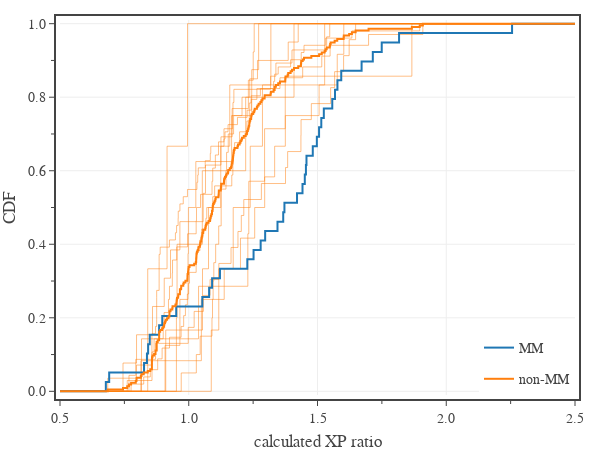

Here is the notebook cell this chart was saved with:
### Code cell
# plot CDF of eXP Ratio for different source books
plotColumn = 'eXP Ratio'
groups = {
    'MM': {'Book': ['MM'], 'color': '#1f77b4'},
    'non-MM': {'Book': ['VGtM','MToF','GGtR','ERftLW','EGtW','MOoT','VRGtR','FToD','SaCoC','MPMotM','SAiS:BAM','BPGotG','PAitM:MPP','TBoMT'], 'color': '#ff7f0e'}
}

df1 = df0[df0['CR'].between(1,30) & df0['Book Type'].isin(['Source']) & df0['Legendary'].isin(['L','LL'])]
df1['Book'] = df1['Book'].cat.remove_unused_categories()


rMin = 0.5; rMax = 3; rDel = 0.05
rLims = [rMin - rDel/2, rMax + rDel/2]
rRange = np.linspace(rMin - rDel/2, rMax + rDel/2, int(round((rMax - rMin)/rDel)) + 2)

# plot results
fig = go.Figure(
    layout=go.Layout(
        template=tfb.FIG_TEMPLATE,
        xaxis=dict(
            title_text='calculated XP ratio',
            range=[0.5,2.5],
            tick0=0, dtick=0.5, tickformat='.1f',
            minor=dict(tick0=0, dtick=0.25),
        ),
        yaxis=dict(
            title_text='CDF',
            range=[-0.01, 1.01],
            tick0=0, dtick=0.2,
            tickformat='.1f',
            minor=dict(tick0=0, dtick=0.1),
        ),
        legend=dict(
            yanchor='bottom',  y=0.00,
            xanchor='right', x=1.00,
            orientation='v',
        ),
    )
)

for b in groups['non-MM']['Book']:
    x = df1[df1['Book'].isin([b])][plotColumn].to_numpy()
    if len(x) == 0:
        continue
    x = np.append(np.insert(np.sort(x), 0, 0.0), 3.0)
    y = np.array(range(0,len(x)))/(len(x)-2)
    fig.add_trace(go.Scatter(
        x=x, 
        y=y,
        mode='lines',
        name=b,
        legendgroup='non-MM',
        showlegend=False,
        line_shape='hv',
        line_width=0.5,
        line_color=groups['non-MM']['color'],
        hovertemplate = '<b>'+b+'</b><br>'
            + 'XP ratio %{y:.2f}<br>'
            + 'CDF %{y:.2f}'
            + '<extra></extra>',
    ))

for g in groups:
    x = df1[df1['Book'].isin(groups[g]['Book'])][plotColumn].to_numpy()
    x = np.append(np.insert(np.sort(x), 0, 0.0), 3.0)
    y = np.array(range(0,len(x)))/(len(x)-2)
    fig.add_trace(go.Scatter(
        x=x, 
        y=y,
        mode='lines',
        name=g,
        legendgroup=g,
        line_shape='hv',
        line_width=2.0,
        line_color=groups[g]['color'],
        hovertemplate = '<b>'+g+'</b><br>'
            + 'XP ratio %{y:.2f}<br>'
            + 'CDF %{y:.2f}'
            + '<extra></extra>',
    ))

# show figure
fig.update_layout(width=600, height=450)
fig.show(config=tfb.FIG_CONFIG)

# save figures
if SAVEFIGS:
    fig.update_layout(autosize=True, width=None, height=None)
    tfb.save_fig_html(fig, format='large', name='fig-exp-ratio-cdf-mm-vs-source-books-large', style='aspect-ratio: 600/500;')
    tfb.save_fig_html(fig, format='small', name='fig-exp-ratio-cdf-mm-vs-source-books-small', style='aspect-ratio: 600/550;')

### Figure 1 — Plotly figure (JSON) as saved in the notebook; plotly's stock layout.template omitted (floating-point values rounded to 4 significant figures; data arrays with more than 128 entries replaced by an {"elided": "..."} marker saying what was removed)
{"data": [{"hovertemplate": "<b>VGtM</b><br>XP ratio %{y:.2f}<br>CDF %{y:.2f}<extra></extra>", "legendgroup": "non-MM", "line": {"color": "#ff7f0e", "shape": "hv", "width": 0.5}, "mode": "lines", "name": "VGtM", "showlegend": false, "type": "scatter", "x": [0, 0.9521, 0.9546, 1.053, 1.221, 1.409, 3], "y": [0, 0.2, 0.4, 0.6, 0.8, 1, 1.2]}, {"hovertemplate": "<b>MToF</b><br>XP ratio %{y:.2f}<br>CDF %{y:.2f}<extra></extra>", "legendgroup": "non-MM", "line": {"color": "#ff7f0e", "shape": "hv", "width": 0.5}, "mode": "lines", "name": "MToF", "showlegend": false, "type": "scatter", "x": [0, 0.6855, 0.7969, 0.8572, 0.8654, 0.9009, 0.9042, 0.9212, 0.9251, 0.9362, 0.937, 0.9534, 0.9955, 1.029, 1.03, 1.046, 1.09, 1.093, 1.103, 1.116, 1.137, 1.17, 1.172, 1.175, 1.318, 1.338, 1.401, 1.536, 1.548, 3], "y": [0, 0.03571, 0.07143, 0.1071, 0.1429, 0.1786, 0.2143, 0.25, 0.2857, 0.3214, 0.3571, 0.3929, 0.4286, 0.4643, 0.5, 0.5357, 0.5714, 0.6071, 0.6429, 0.6786, 0.7143, 0.75, 0.7857, 0.8214, 0.8571, 0.8929, 0.9286, 0.9643, 1, 1.036]}, {"hovertemplate": "<b>GGtR</b><br>XP ratio %{y:.2f}<br>CDF %{y:.2f}<extra></extra>", "legendgroup": "non-MM", "line": {"color": "#ff7f0e", "shape": "hv", "width": 0.5}, "mode": "lines", "name": "GGtR", "showlegend": false, "type": "scatter", "x": [0, 0.7447, 0.7973, 0.8592, 0.9048, 0.9292, 0.9656, 1.056, 1.065, 1.125, 1.168, 1.232, 1.25, 1.254, 3], "y": [0, 0.07692, 0.1538, 0.2308, 0.3077, 0.3846, 0.4615, 0.5385, 0.6154, 0.6923, 0.7692, 0.8462, 0.9231, 1, 1.077]}, {"hovertemplate": "<b>ERftLW</b><br>XP ratio %{y:.2f}<br>CDF %{y:.2f}<extra></extra>", "legendgroup": "non-MM", "line": {"color": "#ff7f0e", "shape": "hv", "width": 0.5}, "mode": "lines", "name": "ERftLW", "showlegend": false, "type": "scatter", "x": [0, 0.9079, 0.9656, 0.9971, 0.9987, 1.027, 1.166, 1.245, 1.271, 3], "y": [0, 0.125, 0.25, 0.375, 0.5, 0.625, 0.75, 0.875, 1, 1.125]}, {"hovertemplate": "<b>EGtW</b><br>XP ratio %{y:.2f}<br>CDF %{y:.2f}<extra></extra>", "legendgroup": "non-MM", "line": {"color": "#ff7f0e", "shape": "hv", "width": 0.5}, "mode": "lines", "name": "EGtW", "showlegend": false, "type": "scatter", "x": [0, 0.8407, 0.9158, 0.9951, 3], "y": [0, 0.3333, 0.6667, 1, 1.333]}, {"hovertemplate": "<b>MOoT</b><br>XP ratio %{y:.2f}<br>CDF %{y:.2f}<extra></extra>", "legendgroup": "non-MM", "line": {"color": "#ff7f0e", "shape": "hv", "width": 0.5}, "mode": "lines", "name": "MOoT", "showlegend": false, "type": "scatter", "x": [0, 0.8165, 1.038, 1.229, 1.233, 1.295, 1.375, 1.866, 3], "y": [0, 0.1429, 0.2857, 0.4286, 0.5714, 0.7143, 0.8571, 1, 1.143]}, {"hovertemplate": "<b>VRGtR</b><br>XP ratio %{y:.2f}<br>CDF %{y:.2f}<extra></extra>", "legendgroup": "non-MM", "line": {"color": "#ff7f0e", "shape": "hv", "width": 0.5}, "mode": "lines", "name": "VRGtR", "showlegend": false, "type": "scatter", "x": [0, 1.087, 1.117, 1.173, 1.239, 1.286, 1.528, 3], "y": [0, 0.1667, 0.3333, 0.5, 0.6667, 0.8333, 1, 1.167]}, {"hovertemplate": "<b>FToD</b><br>XP ratio %{y:.2f}<br>CDF %{y:.2f}<extra></extra>", "legendgroup": "non-MM", "line": {"color": "#ff7f0e", "shape": "hv", "width": 0.5}, "mode": "lines", "name": "FToD", "showlegend": false, "type": "scatter", "x": [0, 0.7761, 0.8251, 0.8507, 0.8569, 0.8569, 0.8569, 0.8569, 0.8569, 0.871, 0.8755, 0.8755, 0.8755, 0.8755, 0.8755, 0.885, 0.885, 0.885, 0.885, 0.885, 0.8891, 0.9249, 0.9483, 0.9528, 0.9588, 0.9592, 0.9657, 0.9787, 0.995, 1.032, 1.035, 1.037, 1.064, 1.084, 1.086, 1.137, 1.141, 1.153, 1.189, 1.227, 1.235, 1.242, 1.278, 1.33, 1.334, 1.347, 1.396, 1.437, 1.448, 1.532, 1.634, 1.897, 3], "y": [0, 0.01961, 0.03922, 0.05882, 0.07843, 0.09804, 0.1176, 0.1373, 0.1569, 0.1765, 0.1961, 0.2157, 0.2353, 0.2549, 0.2745, 0.2941, 0.3137, 0.3333, 0.3529, 0.3725, 0.3922, 0.4118, 0.4314, 0.451, 0.4706, 0.4902, 0.5098, 0.5294, 0.549, 0.5686, 0.5882, 0.6078, 0.6275, 0.6471, 0.6667, 0.6863, 0.7059, 0.7255, 0.7451, 0.7647, 0.7843, 0.8039, 0.8235, 0.8431, 0.8627, 0.8824, 0.902, 0.9216, 0.9412, 0.9608, 0.9804, 1, 1.02]}, {"hovertemplate": "<b>MPMotM</b><br>XP ratio %{y:.2f}<br>CDF %{y:.2f}<extra></extra>", "legendgroup": "non-MM", "line": {"color": "#ff7f0e", "shape": "hv", "width": 0.5}, "mode": "lines", "name": "MPMotM", "showlegend": false, "type": "scatter", "x": [0, 0.761, 0.8572, 0.8793, 0.8965, 0.9251, 0.9704, 0.9802, 0.9871, 0.9946, 0.9995, 1.003, 1.029, 1.03, 1.043, 1.05, 1.067, 1.07, 1.093, 1.101, 1.167, 1.171, 1.173, 1.178, 1.198, 1.226, 1.235, 1.243, 1.265, 1.354, 1.442, 1.517, 1.549, 1.698, 1.909, 3], "y": [0, 0.02941, 0.05882, 0.08824, 0.1176, 0.1471, 0.1765, 0.2059, 0.2353, 0.2647, 0.2941, 0.3235, 0.3529, 0.3824, 0.4118, 0.4412, 0.4706, 0.5, 0.5294, 0.5588, 0.5882, 0.6176, 0.6471, 0.6765, 0.7059, 0.7353, 0.7647, 0.7941, 0.8235, 0.8529, 0.8824, 0.9118, 0.9412, 0.9706, 1, 1.029]}, {"hovertemplate": "<b>SAiS:BAM</b><br>XP ratio %{y:.2f}<br>CDF %{y:.2f}<extra></extra>", "legendgroup": "non-MM", "line": {"color": "#ff7f0e", "shape": "hv", "width": 0.5}, "mode": "lines", "name": "SAiS:BAM", "showlegend": false, "type": "scatter", "x": [0, 0.9106, 1.053, 1.077, 1.124, 1.159, 1.319, 3], "y": [0, 0.1667, 0.3333, 0.5, 0.6667, 0.8333, 1, 1.167]}, {"hovertemplate": "<b>BPGotG</b><br>XP ratio %{y:.2f}<br>CDF %{y:.2f}<extra></extra>", "legendgroup": "non-MM", "line": {"color": "#ff7f0e", "shape": "hv", "width": 0.5}, "mode": "lines", "name": "BPGotG", "showlegend": false, "type": "scatter", "x": [0, 0.9707, 1.029, 1.044, 1.09, 1.092, 1.095, 1.097, 1.105, 1.116, 1.126, 1.126, 1.145, 1.147, 1.153, 1.174, 1.207, 1.237, 1.267, 1.386, 1.425, 3], "y": [0, 0.05, 0.1, 0.15, 0.2, 0.25, 0.3, 0.35, 0.4, 0.45, 0.5, 0.55, 0.6, 0.65, 0.7, 0.75, 0.8, 0.85, 0.9, 0.95, 1, 1.05]}, {"hovertemplate": "<b>PAitM:MPP</b><br>XP ratio %{y:.2f}<br>CDF %{y:.2f}<extra></extra>", "legendgroup": "non-MM", "line": {"color": "#ff7f0e", "shape": "hv", "width": 0.5}, "mode": "lines", "name": "PAitM:MPP", "showlegend": false, "type": "scatter", "x": [0, 0.8139, 1.049, 1.049, 1.138, 1.201, 1.256, 1.295, 1.334, 1.375, 1.506, 1.577, 1.602, 3], "y": [0, 0.08333, 0.1667, 0.25, 0.3333, 0.4167, 0.5, 0.5833, 0.6667, 0.75, 0.8333, 0.9167, 1, 1.083]}, {"hovertemplate": "<b>TBoMT</b><br>XP ratio %{y:.2f}<br>CDF %{y:.2f}<extra></extra>", "legendgroup": "non-MM", "line": {"color": "#ff7f0e", "shape": "hv", "width": 0.5}, "mode": "lines", "name": "TBoMT", "showlegend": false, "type": "scatter", "x": [0, 0.7678, 0.7942, 0.871, 0.9981, 1.021, 1.057, 1.083, 1.117, 1.164, 1.191, 1.204, 1.214, 1.282, 1.376, 1.384, 1.436, 1.436, 1.476, 1.551, 1.567, 1.601, 1.623, 1.648, 3], "y": [0, 0.04348, 0.08696, 0.1304, 0.1739, 0.2174, 0.2609, 0.3043, 0.3478, 0.3913, 0.4348, 0.4783, 0.5217, 0.5652, 0.6087, 0.6522, 0.6957, 0.7391, 0.7826, 0.8261, 0.8696, 0.913, 0.9565, 1, 1.043]}, {"hovertemplate": "<b>MM</b><br>XP ratio %{y:.2f}<br>CDF %{y:.2f}<extra></extra>", "legendgroup": "MM", "line": {"color": "#1f77b4", "shape": "hv", "width": 2}, "mode": "lines", "name": "MM", "type": "scatter", "x": [0, 0.678, 0.691, 0.8264, 0.8377, 0.8423, 0.8486, 0.8849, 0.8972, 0.9514, 1.053, 1.079, 1.091, 1.121, 1.227, 1.252, 1.279, 1.297, 1.345, 1.367, 1.372, 1.42, 1.442, 1.451, 1.455, 1.457, 1.482, 1.497, 1.506, 1.515, 1.525, 1.557, 1.568, 1.577, 1.592, 1.671, 1.715, 1.749, 1.817, 2.256, 3], "y": [0, 0.02564, 0.05128, 0.07692, 0.1026, 0.1282, 0.1538, 0.1795, 0.2051, 0.2308, 0.2564, 0.2821, 0.3077, 0.3333, 0.359, 0.3846, 0.4103, 0.4359, 0.4615, 0.4872, 0.5128, 0.5385, 0.5641, 0.5897, 0.6154, 0.641, 0.6667, 0.6923, 0.7179, 0.7436, 0.7692, 0.7949, 0.8205, 0.8462, 0.8718, 0.8974, 0.9231, 0.9487, 0.9744, 1, 1.026]}, {"hovertemplate": "<b>non-MM</b><br>XP ratio %{y:.2f}<br>CDF %{y:.2f}<extra></extra>", "legendgroup": "non-MM", "line": {"color": "#ff7f0e", "shape": "hv", "width": 2}, "mode": "lines", "name": "non-MM", "type": "scatter", "x": {"elided": "218 float values"}, "y": {"elided": "218 float values"}}], "layout": {"height": 450, "legend": {"orientation": "v", "x": 1, "xanchor": "right", "y": 0, "yanchor": "bottom"}, "width": 600, "xaxis": {"dtick": 0.5, "minor": {"dtick": 0.25, "tick0": 0}, "range": [0.5, 2.5], "tick0": 0, "tickformat": ".1f", "title": {"text": "calculated XP ratio"}}, "yaxis": {"dtick": 0.2, "minor": {"dtick": 0.1, "tick0": 0}, "range": [-0.01, 1.01], "tick0": 0, "tickformat": ".1f", "title": {"text": "CDF"}}}}
